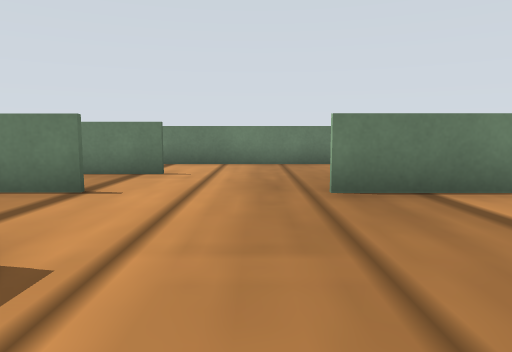
View 1 (above)

21 first-person views from a walk through a robot-simulator world made for Gazebo. The camera is 0.07 m above the floor, tilts 6° down and sees 70° across. Floor lines are 1 m apart. The floor is counted in squares, 0.1 m on a side. Each view is taken from the middle of a square. On the plan, view 1 faces up. The plan holds only what a view shows up to about 11 squares ahead; the rest is blank. The place goes on beyond the plan. Gazebo's built-in surfaces are drawn with simple patterns.

View 2
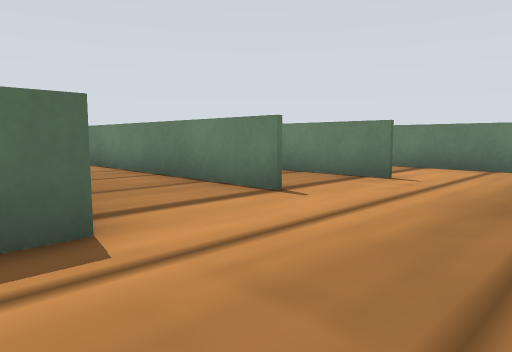

View 3
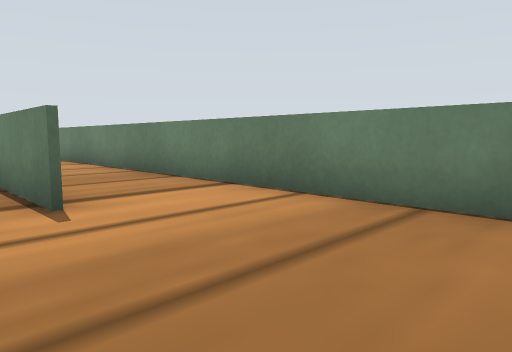

View 4
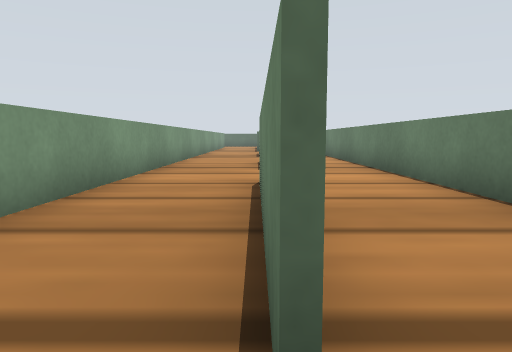

View 5
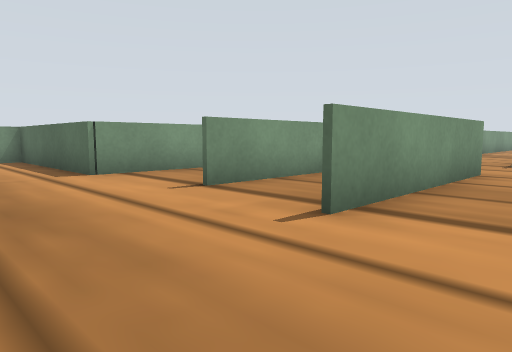

View 6
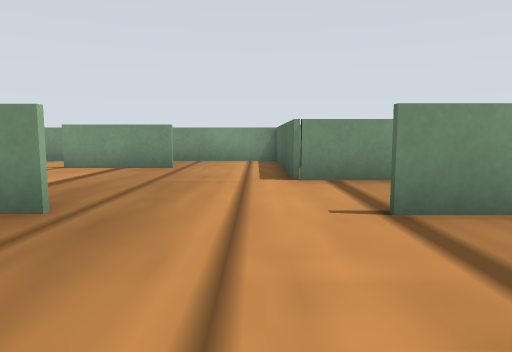

View 7
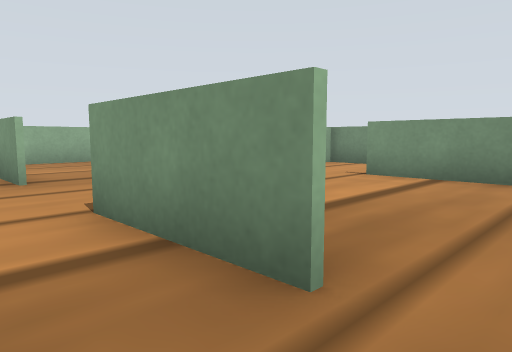

View 8
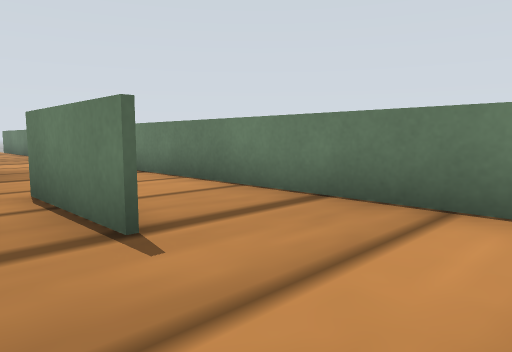

View 9
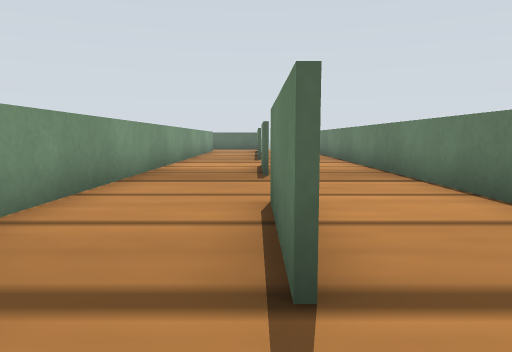

View 10
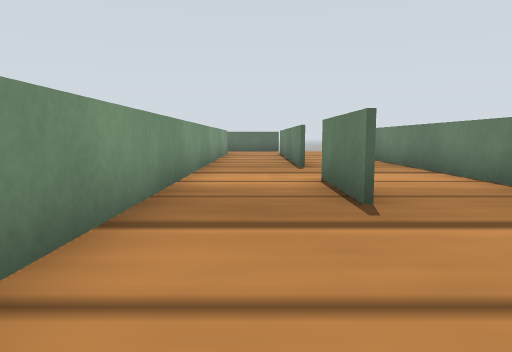

View 11
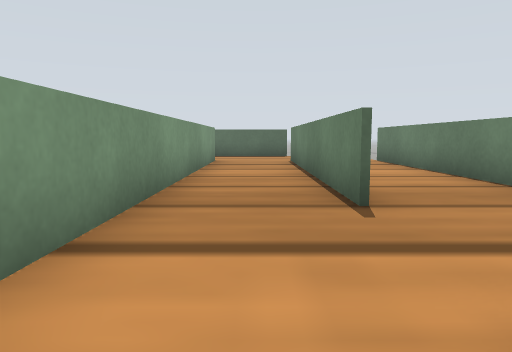

View 12
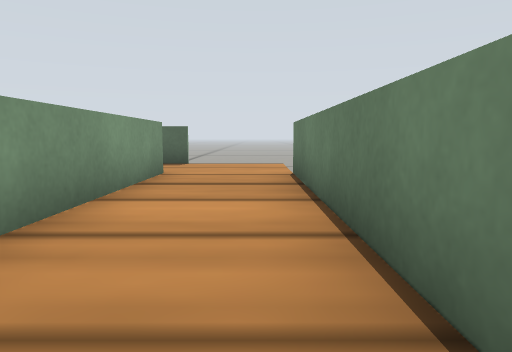

View 13
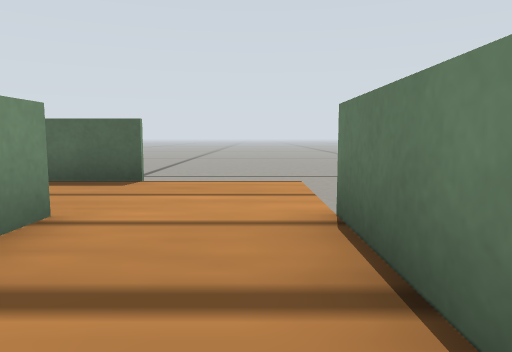

View 14
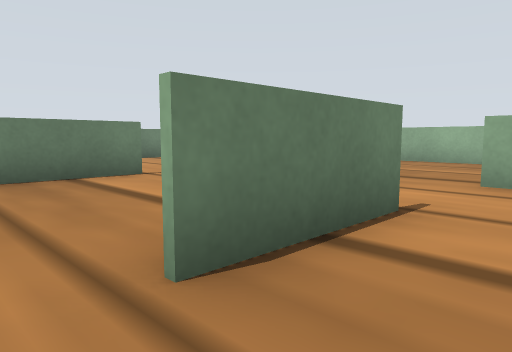

View 15
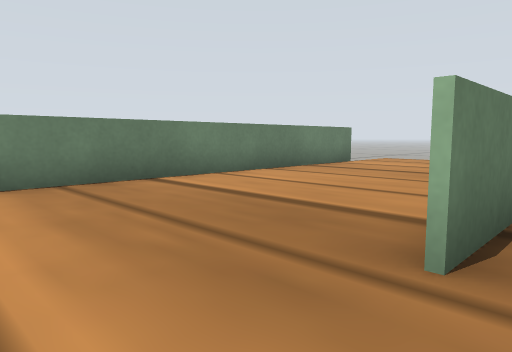

View 16
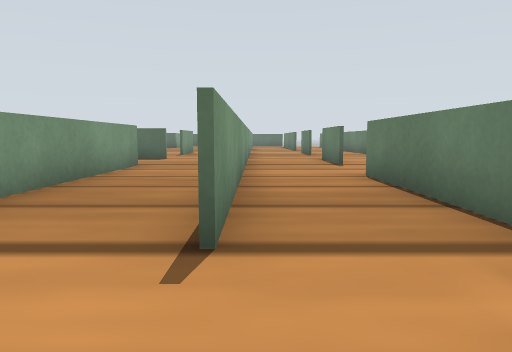

View 17
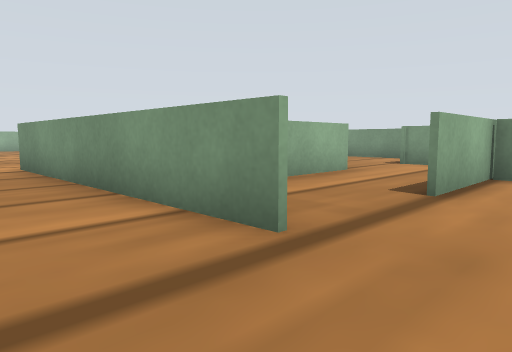

View 18
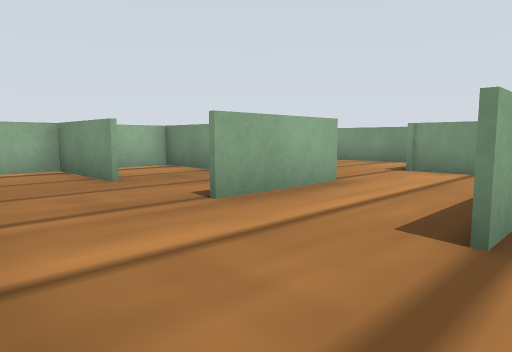

View 19
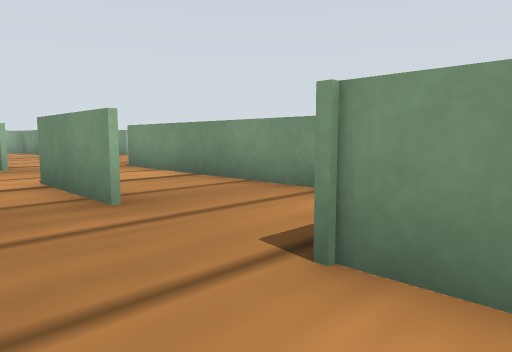

View 20
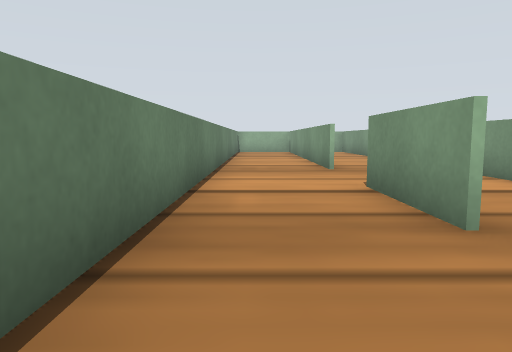

View 21
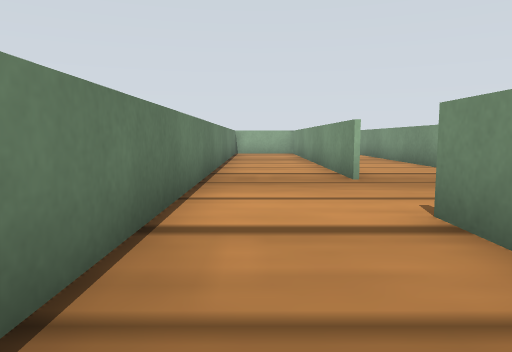

### Floor plan
Points are (right, up) in squares from view 1. A wall is a line through its corners. A room is listed if a view was taken in it or the views show most of it. See-through windows are left out.
Room 1 (views 1, 2, 3, 4, 5, 6, 7, 8, 9, 14, 15, 16, 19, 20, 21)
walls: (-4.4, -0.4) (-1.8, -0.4); (-2.1, 4.6) (-8.8, 4.6); (-3.6, -3) (1.5, -3); (0.9, -0.4) (3.5, -0.4); (-1.7, -3.1) (-1.7, 0.6); (0.9, 4.7) (3.5, 4.7); (-6.8, -3.1) (-6.8, -0.5); (-1.8, 7.1) (-6.9, 7.1); (-9.2, 2) (-1.6, 2) (-1.6, -3); (3.5, -0.5) (0.9, -0.5); (-4.4, -5.7) (-1.8, -5.7); (-6.9, 7.2) (-1.8, 7.2); (3.5, 4.6) (0.9, 4.6); (-9.6, 4.7) (-2.1, 4.7); (3.5, -3.1) (-5.9, -3.1); (1, -5.7) (3.5, -5.7); (-8.1, -5.7) (-6.8, -5.7); (-5.9, -8.2) (0.8, -8.2); (3.5, 9.7) (-9.5, 9.7)
ways out: opening at (-9, 5) to room 2; opening at (2, -8)
Room 2 (views 10, 11, 12, 13, 17, 18)
walls: (-19.6, 7.1) (-26.9, 7.1); (-27.1, 4.7) (-9.6, 4.7); (-14.8, 7.1) (-17.4, 7.1); (-27.2, 7.2) (-22.5, 7.2); (-9.5, -3.4) (-9.5, -0.5); (-29.8, 7.3) (-29.8, 5.6); (-9.4, 7.1) (-12, 7.1); (-9.5, 9.7) (-27.4, 9.7)
ways out: opening at (-9, 5) to room 1

Positions as (right, up) in squares from view 1, and headings:
1: (0, 0), facing up
2: (1, 1), facing up-left
3: (2, 6), facing up-left
4: (-1, 7), facing left
5: (1, 9), facing down-left
6: (-1, 8), facing down
7: (0, 6), facing down-right
8: (-7, 6), facing up-left
9: (-8, 7), facing left
10: (-11, 6), facing left
11: (-16, 6), facing left
12: (-20, 9), facing left
13: (-24, 9), facing left
14: (0, -2), facing up-right
15: (-1, 4), facing up-right
16: (0, 5), facing left
17: (-11, 4), facing down-right
18: (-10, 2), facing down-right
19: (-8, -4), facing down-right
20: (-7, -4), facing right
21: (-5, -4), facing right
